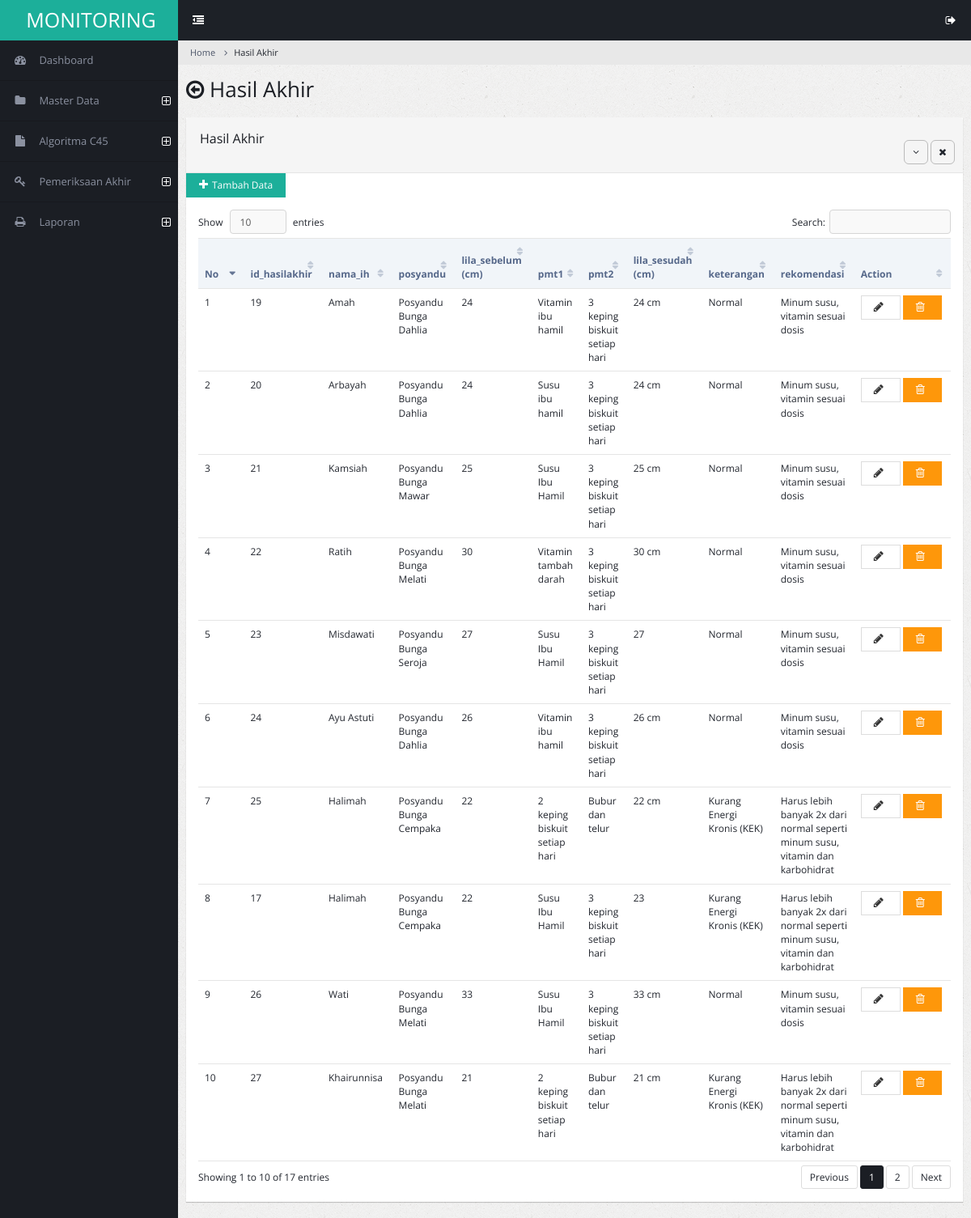
The app's page /admin/hasilakhir.php (signed in) with its own data.
### tables this page shows
CREATE TABLE `hasilakhir` (
  `id_hasilakhir` int(11) NOT NULL,
  `id_ih` varchar(100) NOT NULL,
  `id_pmt` varchar(100) NOT NULL,
  `lila_sesudah` varchar(100) NOT NULL,
  `keterangan` varchar(100) NOT NULL
);

CREATE TABLE `ibuhamil` (
  `id_ih` varchar(100) NOT NULL,
  `nama_ih` varchar(100) NOT NULL,
  `usia_ih` varchar(100) NOT NULL,
  `ukur_lila` varchar(100) NOT NULL,
  `bb` varchar(100) NOT NULL,
  `tb` varchar(100) NOT NULL,
  `id_posyandu` varchar(100) NOT NULL,
  `alamat` varchar(100) NOT NULL,
  `tgl` varchar(100) NOT NULL
);

CREATE TABLE `posyandu` (
  `id_posyandu` varchar(100) NOT NULL,
  `nama_posyandu` varchar(100) NOT NULL,
  `alamat` varchar(100) NOT NULL
);

CREATE TABLE `pmt` (
  `id_pmt` varchar(100) NOT NULL,
  `pmt1` varchar(100) NOT NULL,
  `pmt2` varchar(100) NOT NULL
);

### admin/hasilakhir.php (the view, shortened to what this page needs)
<?php
require_once("../koneksi.php");
?>
<!DOCTYPE html>
<html lang="en">
<head>
        <link rel="stylesheet" type="text/css" id="theme" href="css/theme-default.css"/>
    </head>
    <body>
        <div class="page-container">
            <div class="page-sidebar">
                <?php include 'menu.php'; ?>
            </div>
            <div class="page-content">
                <ul class="x-navigation x-navigation-horizontal x-navigation-panel">
                    <li class="xn-icon-button">
                        <a href="#" class="x-navigation-minimize"><span class="fa fa-dedent"></span></a>
                    </li>
                    <li class="xn-icon-button pull-right">
                        <a href="#" class="mb-control" data-box="#mb-signout"><span class="fa fa-sign-out"></span></a>
                    </li>
                </ul>
                <ul class="breadcrumb">
                    <li><a href="#">Home</a></li>
                    <li class="active">Hasil Akhir</a></li>
                </ul>
                <div class="page-title">
                    <h2><span class="fa fa-arrow-circle-o-left"></span> Hasil Akhir</h2>
                </div>
                <div class="page-content-wrap">
                    <div class="row">
                        <div class="col-md-12">
                            <div class="panel panel-default">
                                <div class="panel-heading">
                                    <h3 class="panel-title">Hasil Akhir</h3><br>
                                    <ul class="panel-controls">
                                        <li><a href="#" class="panel-collapse"><span class="fa fa-angle-down"></span></a></li>
                                        <li><a href="#" class="panel-remove"><span class="fa fa-times"></span></a></li>
                                    </ul>
                                </div>
                                <a href="hasilakhir-add.php"><button class="btn btn-info"><i class="fa fa-plus"></i>Tambah Data</button> </a>
                                <div class="panel-body">
    <table class="table datatable">
        <thead>
            <tr>
                <th width="70">No</th>
                <th>id_hasilakhir</th>
                <th>nama_ih</th>
                <th>posyandu</th>
                <th>lila_sebelum (cm)</th>
                <th>pmt1</th>
                <th>pmt2</th>
                <th>lila_sesudah (cm)</th>
                <th>keterangan</th>
                <th>rekomendasi</th>
                <th width="130">Action</th>
            </tr>
        </thead>
        <?php
        function getRekomendasi($keterangan) {
            if ($keterangan == "Dalam Tahap Review") {
                return "Masih dalam tahap rekomendasi";
            } elseif ($keterangan == "Normal") {
                return "Minum susu, vitamin sesuai dosis";
            } elseif ($keterangan == "Kurang Energi Kronis (KEK)") {
                return "Harus lebih banyak 2x dari normal seperti minum susu, vitamin dan karbohidrat";
            } else {
                return "Rekomendasi tidak diketahui";
            }
        }
        $querymatakuliah = mysqli_query($konek, "SELECT * FROM hasilakhir
            INNER JOIN ibuhamil ON hasilakhir.id_ih = ibuhamil.id_ih
            INNER JOIN posyandu ON ibuhamil.id_posyandu = posyandu.id_posyandu
            INNER JOIN pmt ON hasilakhir.id_pmt = pmt.id_pmt");
        $no = 0;
        while($matakuliah = mysqli_fetch_array($querymatakuliah)){
            $no++;
            $rekomendasi = getRekomendasi($matakuliah['keterangan']);
            echo "
                <tr>
                    <td>$no</td>
                    <td>$matakuliah[id_hasilakhir]</td>
                    <td>$matakuliah[nama_ih]</td>
                    <td>$matakuliah[nama_posyandu]</td>
                    <td>$matakuliah[ukur_lila]</td>
                    <td>$matakuliah[pmt1]</td>
                    <td>$matakuliah[pmt2]</td>
                    <td>$matakuliah[lila_sesudah]</td>
                    <td>$matakuliah[keterangan]</td>
                    <td>$rekomendasi</td>
                    <td>
                        <a href='hasilakhir-edit.php?id_hasilakhir=$matakuliah[id_hasilakhir]' id_hasilakhir='$matakuliah[id_hasilakhir]'><button class='btn btn-default'><i class='fa fa-pencil'></i></button></a>
                        <a href='hasilakhir-delete.php?id_hasilakhir=$matakuliah[id_hasilakhir]'><button class='btn btn-warning'><i class='fa fa-trash-o'></i></button></a>
                    </td>
                </tr>
            ";
        }
        ?>
    </table>
</div>
    </body>
</html>

### admin/menu.php (shortened to what this page needs)
<ul class="x-navigation">
    <li class="xn-logo">
        <a href="index.php">MONITORING</a>
    </li>
    <li>
        <a href="index.php"><span class="fa fa-dashboard"></span> <span class="xn-text">Dashboard</span></a>
    </li>
    <li class="xn-openable">
        <a href="#"><span class="fa fa-folder"></span> <span class="xn-text">Master Data</span></a>
    </li>
    <li class="xn-openable">
        <a href="#"><span class="fa fa-file"></span> <span class="xn-text">Algoritma C45</span></a>
    </li>
    <li class="xn-openable">
        <a href="#"><span class="fa fa-key"></span> <span class="xn-text">Pemeriksaan Akhir</span></a>
    </li>
<li class="xn-openable">
        <a href="tables.html"><span class="fa fa-print"></span> <span class="xn-text">Laporan</span></a>
</li>
</ul>

### records on screen
hasilakhir: id_hasilakhir "19", id_ih.nama_ih "Amah", posyandu.nama_posyandu "Posyandu Bunga Dahlia", id_ih.ukur_lila "24", id_pmt.pmt1 "Vitamin ibu hamil", id_pmt.pmt2 "3 keping biskuit setiap hari", lila_sesudah "24 cm", keterangan "Normal", keterangan "Minum susu, vitamin sesuai dosis"
hasilakhir: id_hasilakhir "20", id_ih.nama_ih "Arbayah", posyandu.nama_posyandu "Posyandu Bunga Dahlia", id_ih.ukur_lila "24", id_pmt.pmt1 "Susu ibu hamil", id_pmt.pmt2 "3 keping biskuit setiap hari", lila_sesudah "24 cm", keterangan "Normal", keterangan "Minum susu, vitamin sesuai dosis"
hasilakhir: id_hasilakhir "21", id_ih.nama_ih "Kamsiah", posyandu.nama_posyandu "Posyandu Bunga Mawar", id_ih.ukur_lila "25", id_pmt.pmt1 "Susu Ibu Hamil", id_pmt.pmt2 "3 keping biskuit setiap hari", lila_sesudah "25 cm", keterangan "Normal", keterangan "Minum susu, vitamin sesuai dosis"
hasilakhir: id_hasilakhir "22", id_ih.nama_ih "Ratih", posyandu.nama_posyandu "Posyandu Bunga Melati", id_ih.ukur_lila "30", id_pmt.pmt1 "Vitamin tambah darah", id_pmt.pmt2 "3 keping biskuit setiap hari", lila_sesudah "30 cm", keterangan "Normal", keterangan "Minum susu, vitamin sesuai dosis"
hasilakhir: id_hasilakhir "23", id_ih.nama_ih "Misdawati", posyandu.nama_posyandu "Posyandu Bunga Seroja", id_ih.ukur_lila "27", id_pmt.pmt1 "Susu Ibu Hamil", id_pmt.pmt2 "3 keping biskuit setiap hari", lila_sesudah "27", keterangan "Normal", keterangan "Minum susu, vitamin sesuai dosis"
hasilakhir: id_hasilakhir "24", id_ih.nama_ih "Ayu Astuti", posyandu.nama_posyandu "Posyandu Bunga Dahlia", id_ih.ukur_lila "26", id_pmt.pmt1 "Vitamin ibu hamil", id_pmt.pmt2 "3 keping biskuit setiap hari", lila_sesudah "26 cm", keterangan "Normal", keterangan "Minum susu, vitamin sesuai dosis"
hasilakhir: id_hasilakhir "25", id_ih.nama_ih "Halimah", posyandu.nama_posyandu "Posyandu Bunga Cempaka", id_ih.ukur_lila "22", id_pmt.pmt1 "2 keping biskuit setiap hari", id_pmt.pmt2 "Bubur dan telur", lila_sesudah "22 cm", keterangan "Kurang Energi Kronis (KEK)", keterangan "Harus lebih banyak 2x dari normal seperti minum susu, vitamin dan karbohidrat"
hasilakhir: id_hasilakhir "17", id_ih.nama_ih "Halimah", posyandu.nama_posyandu "Posyandu Bunga Cempaka", id_ih.ukur_lila "22", id_pmt.pmt1 "Susu Ibu Hamil", id_pmt.pmt2 "3 keping biskuit setiap hari", lila_sesudah "23", keterangan "Kurang Energi Kronis (KEK)", keterangan "Harus lebih banyak 2x dari normal seperti minum susu, vitamin dan karbohidrat"
hasilakhir: id_hasilakhir "26", id_ih.nama_ih "Wati", posyandu.nama_posyandu "Posyandu Bunga Melati", id_ih.ukur_lila "33", id_pmt.pmt1 "Susu Ibu Hamil", id_pmt.pmt2 "3 keping biskuit setiap hari", lila_sesudah "33 cm", keterangan "Normal", keterangan "Minum susu, vitamin sesuai dosis"
hasilakhir: id_hasilakhir "27", id_ih.nama_ih "Khairunnisa", posyandu.nama_posyandu "Posyandu Bunga Melati", id_ih.ukur_lila "21", id_pmt.pmt1 "2 keping biskuit setiap hari", id_pmt.pmt2 "Bubur dan telur", lila_sesudah "21 cm", keterangan "Kurang Energi Kronis (KEK)", keterangan "Harus lebih banyak 2x dari normal seperti minum susu, vitamin dan karbohidrat"
